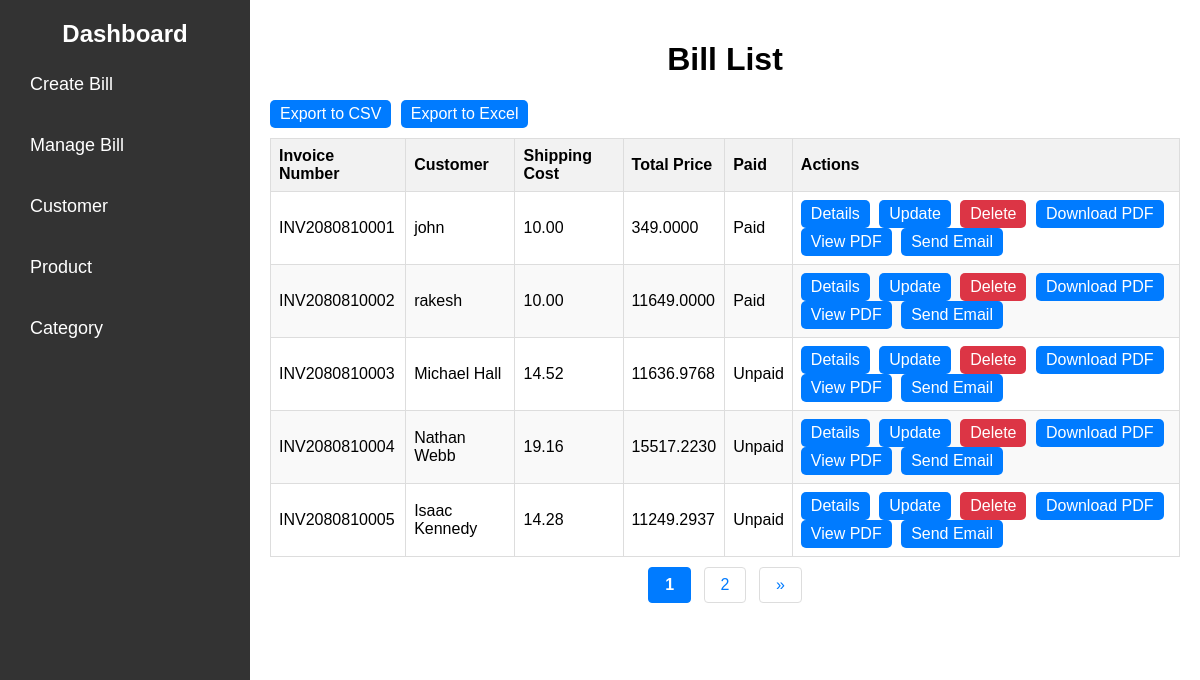
The app's page /bill_list/ with its own data.
### invoice/models.py (models this page shows, shortened)
class Bill(models.Model):
    invoice_number = models.CharField(max_length=100, unique=True)
    customer = models.ForeignKey(Customer, on_delete=models.CASCADE)
    vat = models.DecimalField(max_digits=10, decimal_places=2, default=13)
    shipping_cost = models.DecimalField(max_digits=10, decimal_places=2, blank=True, null=True)
    paid = models.BooleanField(default=False)
    created_at = models.DateTimeField(auto_now_add=True)
    pdf = models.FileField(upload_to='invoices/', null=True, blank=True)
    def subtotal(self):
        return sum(item.subtotal() for item in self.billitem_set.all())
    def total_price(self):
        subtotal = self.subtotal()
        vat_amount = subtotal * (self.vat / 100)
        total = subtotal + vat_amount
        if self.shipping_cost:
            total += self.shipping_cost
        return total
    def get_paid_status(self):
        return "Paid" if self.paid else "Unpaid"

class Customer(models.Model):
    name = models.CharField(max_length=100)
    email = models.EmailField(unique=True)
    address = models.TextField()
    phone_number = models.CharField(max_length=20)
    created_at = models.DateTimeField(auto_now_add=True)

class BillItem(models.Model):
    bill = models.ForeignKey(Bill, on_delete=models.CASCADE)
    product = models.ForeignKey(Product, on_delete=models.CASCADE)
    quantity = models.PositiveIntegerField()
    purchase_price = models.DecimalField(max_digits=10, decimal_places=2, default=0.00)
    def subtotal(self):
        return self.purchase_price * self.quantity

### invoice/views.py (the view)
# urls.py: path('bill_list/', views.bill_list, name='bill_list'),
def bill_list(request):
    bills = Bill.objects.all()
    page_obj = paginate_queryset(request,bills)
    context = {'page_obj': page_obj}
    return render(request, 'list_bill.html', context)

### invoice/page.py (called while the page is built)
def paginate_queryset(request, queryset, per_page=5):
    paginator = Paginator(queryset, per_page)
    page_number = request.GET.get('page')
    try:
        page_obj = paginator.get_page(page_number)
    except PageNotAnInteger:
        page_obj = paginator.page(1)
    except EmptyPage:
        page_obj = paginator.page(paginator.num_pages)
    return page_obj

### invoice/templates/list_bill.html (shortened to what this page needs)
{% extends 'home.html' %}
{% load static %}
{% block css %}
<link rel="stylesheet" href="{% static 'invoice/css/list_bill.css' %}">
{% endblock %}
{% block content %}
<div class="bill-list-container">
    <h1>Bill List</h1>
        <div class="links-css-export">
        <a href="{% url 'export_bills_csv' %}">Export to CSV</a>
        <a href="{% url 'export_bills_excel' %}">Export to Excel</a>
        </div>
    <div id="tb">
        <table>
            <thead>
                <tr>
                    <th>Invoice Number</th>
                    <th>Customer</th>
                    <th>Shipping Cost</th>
                    <th>Total Price</th>
                    <th>Paid</th>
                    <th>Actions</th>
                </tr>
            </thead>
            <tbody>
                {% for bill in page_obj.object_list %}
                <tr>
                    <td>{{ bill.invoice_number }}</td>
                    <td>{{ bill.customer.name }}</td>
                    <td>{{ bill.shipping_cost }}</td>
                    <td>{{ bill.total_price }}</td>
                    <td>{{ bill.get_paid_status }}</td>
                    <td>
                        <div class="links-css">
                            <a href="details/{{bill.id}}">Details</a>
                            <a href="bill_update/{{bill.id}}">Update</a>
                            <a href="bill_delete/{{bill.id}}" class="delete-link">Delete</a>
                            <a href="{{ bill.id }}/download/">Download PDF</a>
                            <a href="{{ bill.id }}/view_pdf/">View PDF</a>
                            <a href="{{ bill.id }}/send_email/">Send Email</a>
                        </div>
                    </td>
                </tr>
                {% endfor %}
            </tbody>
        </table>
        <center>
            <div class="pagination">
                {% for num in page_obj.paginator.page_range %}
                    {% if page_obj.number == num %}
                        <strong class="pagination-current">{{ num }}</strong>
                    {% elif num > page_obj.number|add:'-2' and num < page_obj.number|add:'2' %}
                        <a href="?page={{ num }}" class="pagination-link">{{ num }}</a>
                    {% endif %}
                {% endfor %}
                {% if page_obj.has_next %}
                    <a href="?page={{ page_obj.next_page_number }}" class="pagination-link">»</a>
                {% endif %}
            </div>
        </center>
    </div>
</div>
{% endblock %}

### invoice/templates/home.html (shortened to what this page needs)
<!DOCTYPE html>
<html lang="en">
<head>
    {% load static %}
    <link rel="stylesheet" href="{% static 'invoice/css/base.css' %}">
    {% block css%}{% endblock %}
</head>
<body>
    <div class="sidebar">
        <div class="brand">
            <h1>Dashboard</h1>
        </div>
        <nav>
            <ul>
                <li><a href="{% url 'create_bill' %}">Create Bill</a></li>
                    <li><a href="{% url 'bill_list' %}">Manage Bill</a></li>
                    <li><a href="{% url 'create_customer' %}">Customer</a></li>
                    <li><a href="{% url 'product_list' %}">Product</a></li>
                    <li><a href="{% url 'category_list' %}">Category</a></li>
            </ul>
        </nav>
    </div>
    <div class="content">
        {% block content %}
        {% endblock %}
    </div>
</body>
</html>

### invoice/static/invoice/css/base.css (style rules this page uses)
body { margin: 0; padding: 0; font-family: Arial, sans-serif; }
h1 { text-align: center; }
.sidebar { position: fixed; top: 0; left: 0; width: 250px; height: 100%; background-color: #333; color: #fff; padding: 20px; box-sizing: border-box; }
.brand h1 { margin: 0; font-size: 24px; }
nav ul { list-style-type: none; padding: 0; }
nav ul li { margin-bottom: 20px; }
nav ul li a { color: #fff; text-decoration: none; font-size: 18px; display: block; padding: 10px; }
.content { margin-left: 250px; padding: 20px; background-color: #fff; height: 100%; }

### invoice/static/invoice/css/list_bill.css (style rules this page uses)
.bill-list-container { margin: 20px auto; width: 100%; }
#tb table { width: 100%; border-collapse: collapse; }
#tb th, #tb td { border: 1px solid #ddd; padding: 8px; }
#tb th { background-color: #f2f2f2; text-align: left; }
#tb tr:nth-child(even) { background-color: #f9f9f9; }
.links-css a { display: inline-block; margin-right: 5px; padding: 5px 10px; text-decoration: none; color: white; background-color: #007bff; border-radius: 5px; }
.links-css a.delete-link { background-color: #dc3545; }
h1 { text-align: center; }
.pagination { display: inline-block; padding: 10px 0; text-align: center; }
.pagination-link, .pagination-current { color: #007bff; display: inline-block; padding: 8px 16px; text-decoration: none; transition: background-color .3s; margin: 0 4px; border: 1px solid #ddd; border-radius: 4px; }
.pagination-current { background-color: #007bff; color: white; border: 1px solid #007bff; }
.links-css-export a { display: inline-block; margin-right: 5px; padding: 5px 10px; text-decoration: none; color: white; background-color: #007bff; border-radius: 5px; text-align: right; margin-bottom: 10px; }

### records on screen
Bill: invoice_number "INV2080810001", customer.name "john", shipping_cost "10.00", total_price "349.0000", get_paid_status "Paid"
Bill: invoice_number "INV2080810002", customer.name "rakesh", shipping_cost "10.00", total_price "11649.0000", get_paid_status "Paid"
Bill: invoice_number "INV2080810003", customer.name "Michael Hall", shipping_cost "14.52", total_price "11636.9768", get_paid_status "Unpaid"
Bill: invoice_number "INV2080810004", customer.name "Nathan Webb", shipping_cost "19.16", total_price "15517.2230", get_paid_status "Unpaid"
Bill: invoice_number "INV2080810005", customer.name "Isaac Kennedy", shipping_cost "14.28", total_price "11249.2937", get_paid_status "Unpaid"

### other values on screen
{{ num }} "1"
{{ num }} "2"
